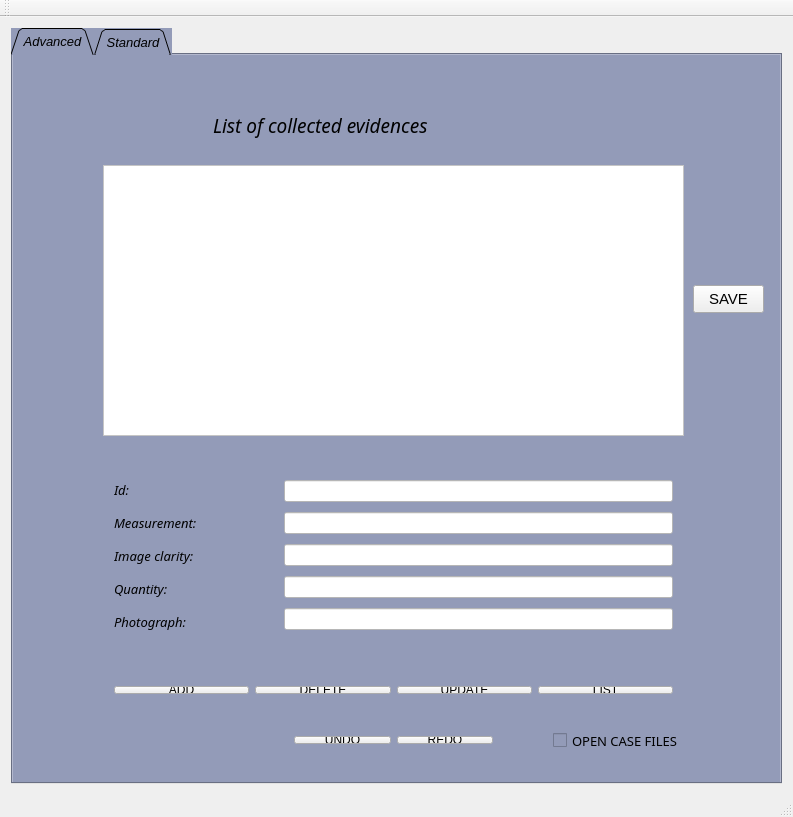
<?xml version="1.0" encoding="UTF-8"?>
<ui version="4.0">
 <class>GUIClass</class>
 <widget class="QMainWindow" name="GUIClass">
  <property name="geometry">
   <rect>
    <x>0</x>
    <y>0</y>
    <width>793</width>
    <height>817</height>
   </rect>
  </property>
  <property name="windowTitle">
   <string>GUI</string>
  </property>
  <widget class="QWidget" name="centralWidget">
   <layout class="QVBoxLayout" name="verticalLayout_4">
    <item>
     <widget class="QTabWidget" name="tabWidget">
      <property name="font">
       <font>
        <pointsize>10</pointsize>
        <italic>true</italic>
        <underline>false</underline>
       </font>
      </property>
      <property name="styleSheet">
       <string notr="true">background-color: rgb(105, 104, 113);
background-color: rgb(147, 155, 184);</string>
      </property>
      <property name="tabShape">
       <enum>QTabWidget::Triangular</enum>
      </property>
      <property name="currentIndex">
       <number>0</number>
      </property>
      <property name="iconSize">
       <size>
        <width>40</width>
        <height>40</height>
       </size>
      </property>
      <widget class="QWidget" name="tab">
       <attribute name="title">
        <string>Advanced</string>
       </attribute>
       <widget class="QListWidget" name="evidencesListWidget">
        <property name="geometry">
         <rect>
          <x>90</x>
          <y>110</y>
          <width>581</width>
          <height>271</height>
         </rect>
        </property>
        <property name="styleSheet">
         <string notr="true">background-color: rgb(0, 0, 0);
background-color: rgb(247, 247, 247);
background-color: rgb(255, 255, 255);</string>
        </property>
       </widget>
       <widget class="QPushButton" name="savePushButton">
        <property name="geometry">
         <rect>
          <x>680</x>
          <y>230</y>
          <width>71</width>
          <height>28</height>
         </rect>
        </property>
        <property name="font">
         <font>
          <pointsize>11</pointsize>
         </font>
        </property>
        <property name="styleSheet">
         <string notr="true">background-color: rgb(239, 239, 239);</string>
        </property>
        <property name="text">
         <string>SAVE</string>
        </property>
       </widget>
       <widget class="QWidget" name="layoutWidget">
        <property name="geometry">
         <rect>
          <x>260</x>
          <y>410</y>
          <width>411</width>
          <height>181</height>
         </rect>
        </property>
        <layout class="QVBoxLayout" name="verticalLayout_2">
         <item>
          <widget class="QLineEdit" name="idLineEdit">
           <property name="styleSheet">
            <string notr="true">background-color: rgb(255, 255, 255);</string>
           </property>
          </widget>
         </item>
         <item>
          <widget class="QLineEdit" name="measurementLineEdit">
           <property name="styleSheet">
            <string notr="true">background-color: rgb(255, 255, 255);</string>
           </property>
          </widget>
         </item>
         <item>
          <widget class="QLineEdit" name="clarityLevelLineEdit">
           <property name="styleSheet">
            <string notr="true">background-color: rgb(255, 255, 255);</string>
           </property>
          </widget>
         </item>
         <item>
          <widget class="QLineEdit" name="quantityLineEdit">
           <property name="styleSheet">
            <string notr="true">background-color: rgb(255, 255, 255);</string>
           </property>
          </widget>
         </item>
         <item>
          <widget class="QLineEdit" name="photographLineEdit">
           <property name="styleSheet">
            <string notr="true">background-color: rgb(255, 255, 255);</string>
           </property>
          </widget>
         </item>
        </layout>
       </widget>
       <widget class="QWidget" name="layoutWidget">
        <property name="geometry">
         <rect>
          <x>90</x>
          <y>410</y>
          <width>171</width>
          <height>181</height>
         </rect>
        </property>
        <layout class="QVBoxLayout" name="verticalLayout">
         <item>
          <widget class="QLabel" name="label">
           <property name="font">
            <font>
             <family>Lucida Sans Typewriter</family>
             <pointsize>10</pointsize>
             <italic>true</italic>
            </font>
           </property>
           <property name="text">
            <string>Id:</string>
           </property>
          </widget>
         </item>
         <item>
          <widget class="QLabel" name="label_2">
           <property name="font">
            <font>
             <family>Lucida Sans Typewriter</family>
             <pointsize>10</pointsize>
             <italic>true</italic>
            </font>
           </property>
           <property name="text">
            <string>Measurement:</string>
           </property>
          </widget>
         </item>
         <item>
          <widget class="QLabel" name="label_3">
           <property name="font">
            <font>
             <family>Lucida Sans Typewriter</family>
             <pointsize>10</pointsize>
             <italic>true</italic>
            </font>
           </property>
           <property name="text">
            <string>Image clarity:</string>
           </property>
          </widget>
         </item>
         <item>
          <widget class="QLabel" name="label_4">
           <property name="font">
            <font>
             <family>Lucida Sans Typewriter</family>
             <pointsize>10</pointsize>
             <italic>true</italic>
            </font>
           </property>
           <property name="text">
            <string>Quantity:</string>
           </property>
          </widget>
         </item>
         <item>
          <widget class="QLabel" name="label_5">
           <property name="font">
            <font>
             <family>Lucida Sans Typewriter</family>
             <pointsize>10</pointsize>
             <italic>true</italic>
            </font>
           </property>
           <property name="text">
            <string>Photograph:</string>
           </property>
          </widget>
         </item>
        </layout>
       </widget>
       <widget class="QWidget" name="layoutWidget">
        <property name="geometry">
         <rect>
          <x>90</x>
          <y>620</y>
          <width>581</width>
          <height>30</height>
         </rect>
        </property>
        <layout class="QHBoxLayout" name="horizontalLayout">
         <item>
          <widget class="QPushButton" name="addPushButton">
           <property name="styleSheet">
            <string notr="true">background-color: rgb(239, 239, 239);
border-color: rgb(85, 255, 255);</string>
           </property>
           <property name="text">
            <string>ADD</string>
           </property>
          </widget>
         </item>
         <item>
          <widget class="QPushButton" name="deletePushButton">
           <property name="styleSheet">
            <string notr="true">background-color: rgb(239, 239, 239);</string>
           </property>
           <property name="text">
            <string>DELETE</string>
           </property>
          </widget>
         </item>
         <item>
          <widget class="QPushButton" name="updatePushButton">
           <property name="styleSheet">
            <string notr="true">background-color: rgb(239, 239, 239);</string>
           </property>
           <property name="text">
            <string>UPDATE</string>
           </property>
          </widget>
         </item>
         <item>
          <widget class="QPushButton" name="listpushButton">
           <property name="styleSheet">
            <string notr="true">background-color: rgb(239, 239, 239);</string>
           </property>
           <property name="text">
            <string>LIST</string>
           </property>
          </widget>
         </item>
        </layout>
       </widget>
       <widget class="QWidget" name="layoutWidget">
        <property name="geometry">
         <rect>
          <x>270</x>
          <y>670</y>
          <width>221</width>
          <height>30</height>
         </rect>
        </property>
        <layout class="QHBoxLayout" name="horizontalLayout_2">
         <item>
          <widget class="QPushButton" name="UndoPushButton">
           <property name="styleSheet">
            <string notr="true">background-color: rgb(239, 239, 239);</string>
           </property>
           <property name="text">
            <string>UNDO</string>
           </property>
           <property name="shortcut">
            <string>Ctrl+Z</string>
           </property>
          </widget>
         </item>
         <item>
          <widget class="QPushButton" name="redoPushButton">
           <property name="styleSheet">
            <string notr="true">background-color: rgb(239, 239, 239);</string>
           </property>
           <property name="text">
            <string>REDO</string>
           </property>
           <property name="shortcut">
            <string>Ctrl+Y</string>
           </property>
          </widget>
         </item>
        </layout>
       </widget>
       <widget class="QCheckBox" name="seeUsers_checkBox">
        <property name="geometry">
         <rect>
          <x>540</x>
          <y>670</y>
          <width>181</width>
          <height>31</height>
         </rect>
        </property>
        <property name="font">
         <font>
          <family>Lucida Sans Typewriter</family>
          <pointsize>10</pointsize>
         </font>
        </property>
        <property name="text">
         <string>OPEN CASE FILES</string>
        </property>
        <property name="iconSize">
         <size>
          <width>100</width>
          <height>100</height>
         </size>
        </property>
       </widget>
       <widget class="QLabel" name="label_8">
        <property name="geometry">
         <rect>
          <x>200</x>
          <y>50</y>
          <width>411</width>
          <height>41</height>
         </rect>
        </property>
        <property name="font">
         <font>
          <family>Lucida Sans Typewriter</family>
          <pointsize>14</pointsize>
          <italic>true</italic>
         </font>
        </property>
        <property name="text">
         <string>List of collected evidences</string>
        </property>
       </widget>
      </widget>
      <widget class="QWidget" name="tab_2">
       <attribute name="title">
        <string>Standard</string>
       </attribute>
       <widget class="QListWidget" name="savedListWidget">
        <property name="geometry">
         <rect>
          <x>120</x>
          <y>90</y>
          <width>481</width>
          <height>221</height>
         </rect>
        </property>
        <property name="styleSheet">
         <string notr="true">background-color: rgb(255, 255, 255);</string>
        </property>
       </widget>
       <widget class="QPushButton" name="filterPushButton">
        <property name="geometry">
         <rect>
          <x>30</x>
          <y>590</y>
          <width>81</width>
          <height>61</height>
         </rect>
        </property>
        <property name="styleSheet">
         <string notr="true">background-color: rgb(239, 239, 239);</string>
        </property>
        <property name="text">
         <string>FILTER</string>
        </property>
       </widget>
       <widget class="QListWidget" name="filterListWidget">
        <property name="geometry">
         <rect>
          <x>430</x>
          <y>560</y>
          <width>311</width>
          <height>121</height>
         </rect>
        </property>
        <property name="styleSheet">
         <string notr="true">background-color: rgb(255, 255, 255);</string>
        </property>
       </widget>
       <widget class="QWidget" name="layoutWidget">
        <property name="geometry">
         <rect>
          <x>120</x>
          <y>590</y>
          <width>291</width>
          <height>59</height>
         </rect>
        </property>
        <layout class="QHBoxLayout" name="horizontalLayout_4">
         <item>
          <layout class="QVBoxLayout" name="verticalLayout_3">
           <item>
            <widget class="QLabel" name="label_6">
             <property name="font">
              <font>
               <family>Lucida Sans Typewriter</family>
               <pointsize>10</pointsize>
               <italic>true</italic>
              </font>
             </property>
             <property name="text">
              <string>Measurement:</string>
             </property>
            </widget>
           </item>
           <item>
            <widget class="QLabel" name="label_7">
             <property name="font">
              <font>
               <family>Lucida Sans Typewriter</family>
               <pointsize>10</pointsize>
               <italic>true</italic>
              </font>
             </property>
             <property name="text">
              <string>Quantity:</string>
             </property>
            </widget>
           </item>
          </layout>
         </item>
         <item>
          <layout class="QVBoxLayout" name="verticalLayout_5">
           <item>
            <widget class="QLineEdit" name="measurementFilterLineEdit">
             <property name="styleSheet">
              <string notr="true">background-color: rgb(255, 255, 255);</string>
             </property>
            </widget>
           </item>
           <item>
            <widget class="QLineEdit" name="quantityFilterLineEdit">
             <property name="styleSheet">
              <string notr="true">background-color: rgb(255, 255, 255);</string>
             </property>
            </widget>
           </item>
          </layout>
         </item>
        </layout>
       </widget>
       <widget class="QListWidget" name="nextListWidget">
        <property name="geometry">
         <rect>
          <x>260</x>
          <y>320</y>
          <width>341</width>
          <height>41</height>
         </rect>
        </property>
        <property name="styleSheet">
         <string notr="true">background-color: rgb(255, 255, 255);</string>
        </property>
       </widget>
       <widget class="QPushButton" name="nextPushButton">
        <property name="geometry">
         <rect>
          <x>120</x>
          <y>330</y>
          <width>131</width>
          <height>28</height>
         </rect>
        </property>
        <property name="styleSheet">
         <string notr="true">background-color: rgb(239, 239, 239);</string>
        </property>
        <property name="text">
         <string>NEXT</string>
        </property>
       </widget>
       <widget class="QPushButton" name="mylistOpenpushButton">
        <property name="geometry">
         <rect>
          <x>120</x>
          <y>490</y>
          <width>481</width>
          <height>28</height>
         </rect>
        </property>
        <property name="styleSheet">
         <string notr="true">background-color: rgb(239, 239, 239);</string>
        </property>
        <property name="text">
         <string>MYLIST</string>
        </property>
       </widget>
       <widget class="QPushButton" name="openPushButton">
        <property name="geometry">
         <rect>
          <x>120</x>
          <y>440</y>
          <width>481</width>
          <height>28</height>
         </rect>
        </property>
        <property name="styleSheet">
         <string notr="true">background-color: rgb(239, 239, 239);</string>
        </property>
        <property name="text">
         <string>OPEN</string>
        </property>
       </widget>
       <widget class="QLabel" name="label_9">
        <property name="geometry">
         <rect>
          <x>170</x>
          <y>30</y>
          <width>411</width>
          <height>41</height>
         </rect>
        </property>
        <property name="font">
         <font>
          <family>Lucida Sans Typewriter</family>
          <pointsize>14</pointsize>
          <italic>true</italic>
         </font>
        </property>
        <property name="text">
         <string>My list of gathered evidences</string>
        </property>
       </widget>
       <widget class="QCheckBox" name="pie_checkBox">
        <property name="geometry">
         <rect>
          <x>650</x>
          <y>710</y>
          <width>81</width>
          <height>20</height>
         </rect>
        </property>
        <property name="text">
         <string>CheckBox</string>
        </property>
       </widget>
       <widget class="QCheckBox" name="pie_chart_check_box">
        <property name="geometry">
         <rect>
          <x>130</x>
          <y>390</y>
          <width>101</width>
          <height>21</height>
         </rect>
        </property>
        <property name="text">
         <string>PieChart</string>
        </property>
       </widget>
      </widget>
     </widget>
    </item>
   </layout>
  </widget>
  <widget class="QToolBar" name="mainToolBar">
   <attribute name="toolBarArea">
    <enum>TopToolBarArea</enum>
   </attribute>
   <attribute name="toolBarBreak">
    <bool>false</bool>
   </attribute>
  </widget>
  <widget class="QStatusBar" name="statusBar"/>
 </widget>
 <layoutdefault spacing="6" margin="11"/>
 <resources>
  <include location="GUI.qrc"/>
 </resources>
 <connections/>
</ui>
